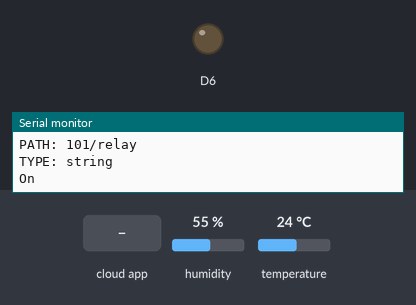
Bench run of a sketch on a simulated ESP8266 (NodeMCU). Parts: output pins drawn as LEDs (lit = HIGH), the last lines printed to the serial monitor. Wiring (inferred from the names in the program): DHT11 sensor: data D4. The test bench sets the inputs (shaded band); at power-on: humidity 55 %, temperature 24 °C. WiFi joins after 1.5 s; servers stay silent unless stated; network time is answered at once with the bench clock; the local clock reads 2024-03-15 10:24:30 at power-on unless the sketch sets it; the Firebase database answers and starts empty.

Above: at 2.9 s.
3.0 s: the phone or cloud app sets relay to Off
9.2 s: the phone or cloud app sets relay to On
At 13.9 s:
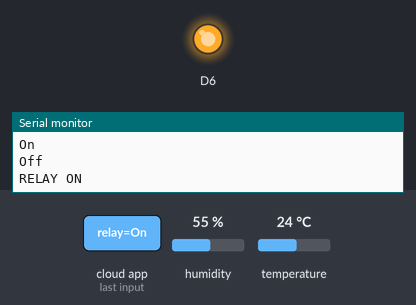
Timing chart, 0 to 15.4 s (numbered marks = the images above; inputs shaded):
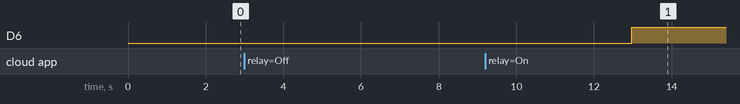

The sketch:

dht_firebase.ino
```cpp
#include <ESP8266WiFi.h>
#include <dht.h>
#include <Firebase_ESP_Client.h>
#include "addons/TokenHelper.h"
#include "addons/RTDBHelper.h"
#include <NTPClient.h>
#include <WiFiUdp.h>


#define D4 2  //DHT11 Sensor connected to D4
bool signupOK = false;
dht DHT;
const char* ssid = "UUMWiFi_Guest";
const char* pass = "";
int hum = 0, temp = 0;
String relay = "Off", prevRelay = "On";

//Define Firebase Data object
FirebaseData fbdo;
FirebaseAuth auth;
FirebaseConfig config;

WiFiUDP ntpUDP;
NTPClient timeClient(ntpUDP, "pool.ntp.org");
int timestamp;

unsigned long sendDataPrevMillis = 0;
int count = 0;

void setup() {
  Serial.begin(115200);
  delay(100);
  WiFi.begin(ssid, pass);
  pinMode(12, OUTPUT);
  delay(100);
  while (WiFi.status() != WL_CONNECTED) {
    delay(500);
    Serial.print(".");
  }
  Serial.println("");
  Serial.println("WiFi connected");
  timeClient.begin();

  /* Assign the api key (required) */
  config.api_key = "AIzaSyBobpVpnt_0fTy-YcKqp_S8p5JEpa0CB-w";

  /* Assign the RTDB URL (required) */
  config.database_url = "https://my-iot-projects-d1d93-default-rtdb.asia-southeast1.firebasedatabase.app/";

  /* Sign up */
  if (Firebase.signUp(&config, &auth, "", "")) {
    Serial.println("ok");
    signupOK = true;
  } else {
    Serial.printf("%s\n", config.signer.signupError.message.c_str());
  }

  /* Assign the callback function for the long running token generation task */
  config.token_status_callback = tokenStatusCallback;  //see addons/TokenHelper.h

  Firebase.begin(&config, &auth);
  Firebase.reconnectWiFi(true);
}

void loop() {

  if (Firebase.ready() && signupOK && (millis() - sendDataPrevMillis > 5000 || sendDataPrevMillis == 0)) {
    getDHT();
    sendDataPrevMillis = millis();
    timestamp = getTime();
    Serial.print("time: ");
    Serial.println(timestamp);
    // Write an Int number on the database path test/int
    if (Firebase.RTDB.setInt(&fbdo, "101/humidity", hum)) {
      Serial.println("PASSED");
      Serial.println("PATH: " + fbdo.dataPath());
      Serial.println("TYPE: " + fbdo.dataType());
    } else {
      Serial.println("FAILED");
      Serial.println("REASON: " + fbdo.errorReason());
    }

    if (Firebase.RTDB.setInt(&fbdo, "101/temp", temp)) {
      Serial.println("PASSED");
      Serial.println("PATH: " + fbdo.dataPath());
      Serial.println("TYPE: " + fbdo.dataType());
    } else {
      Serial.println("FAILED");
      Serial.println("REASON: " + fbdo.errorReason());
    }

    if (Firebase.RTDB.setInt(&fbdo, "101/time", timestamp)) {
      Serial.println("PASSED");
      Serial.println("PATH: " + fbdo.dataPath());
      Serial.println("TYPE: " + fbdo.dataType());
    } else {
      Serial.println("FAILED");
      Serial.println("REASON: " + fbdo.errorReason());
    }

    if (Firebase.RTDB.getString(&fbdo, "101/relay")) {
      Serial.println("PASSED");
      Serial.println("PATH: " + fbdo.dataPath());
      Serial.println("TYPE: " + fbdo.dataType());
      relay = fbdo .stringData();
      Serial.println(relay);
       Serial.println(prevRelay);
      if (fbdo.dataType() == "string") {
        if (relay == "Off" && prevRelay == "On") {
          relayOp(0);
          prevRelay = "Off";
        }
        if (relay == "On" && prevRelay == "Off") {
          relayOp(1);
          prevRelay = "On";
        }
      }
    } else {
      Serial.println(fbdo.errorReason());
    }
  }
}

void relayOp(int st) {
  if (st == 1) {
    digitalWrite(12, HIGH);
    Serial.println("RELAY ON");
    delay(200);
  }
  if (st == 0) {
    digitalWrite(12, LOW);
    Serial.println("RELAY OFF");
    delay(200);
  }
}

unsigned long getTime() {
  timeClient.update();
  unsigned long now = timeClient.getEpochTime();
  return now;
}

void getDHT() {
  int chk = DHT.read11(D4);
  Serial.print("Temperature=");
  Serial.println(DHT.temperature);
  hum = DHT.humidity;
  temp = DHT.temperature;
  Serial.print("Humidity=");
  Serial.println(DHT.humidity);
  delay(200);
}
```

Measured:
- after the input at 9.2 s, D6: LOW → HIGH after 3.8 s
